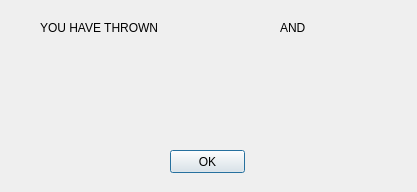
<?xml version="1.0" encoding="UTF-8"?>
<ui version="4.0">
 <class>Messagewindows</class>
 <widget class="QDialog" name="Messagewindows">
  <property name="geometry">
   <rect>
    <x>0</x>
    <y>0</y>
    <width>417</width>
    <height>192</height>
   </rect>
  </property>
  <property name="windowTitle">
   <string>Dialog</string>
  </property>
  <widget class="QLabel" name="Message_text">
   <property name="geometry">
    <rect>
     <x>10</x>
     <y>70</y>
     <width>401</width>
     <height>61</height>
    </rect>
   </property>
   <property name="text">
    <string/>
   </property>
  </widget>
  <widget class="QPushButton" name="message_ok">
   <property name="geometry">
    <rect>
     <x>170</x>
     <y>150</y>
     <width>75</width>
     <height>23</height>
    </rect>
   </property>
   <property name="text">
    <string>OK</string>
   </property>
  </widget>
  <widget class="QLabel" name="label">
   <property name="geometry">
    <rect>
     <x>40</x>
     <y>20</y>
     <width>171</width>
     <height>16</height>
    </rect>
   </property>
   <property name="styleSheet">
    <string notr="true">font: 75 14pt &quot;MS Shell Dlg 2&quot;;</string>
   </property>
   <property name="text">
    <string>YOU HAVE THROWN</string>
   </property>
  </widget>
  <widget class="QLabel" name="label_2">
   <property name="geometry">
    <rect>
     <x>280</x>
     <y>20</y>
     <width>41</width>
     <height>16</height>
    </rect>
   </property>
   <property name="styleSheet">
    <string notr="true">font: 75 14pt &quot;MS Shell Dlg 2&quot;;</string>
   </property>
   <property name="text">
    <string>AND</string>
   </property>
  </widget>
  <widget class="QLabel" name="message_die1">
   <property name="geometry">
    <rect>
     <x>226</x>
     <y>19</y>
     <width>41</width>
     <height>31</height>
    </rect>
   </property>
   <property name="text">
    <string/>
   </property>
  </widget>
  <widget class="QLabel" name="message_die2">
   <property name="geometry">
    <rect>
     <x>340</x>
     <y>20</y>
     <width>47</width>
     <height>31</height>
    </rect>
   </property>
   <property name="text">
    <string/>
   </property>
  </widget>
 </widget>
 <resources/>
 <connections/>
</ui>
